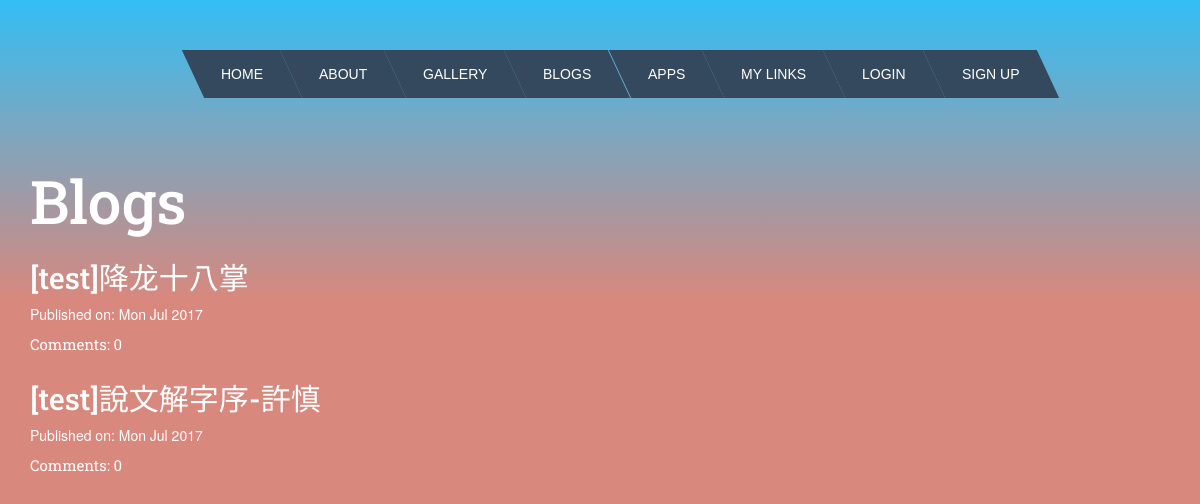
The page /blog/blog/ on the database its author committed.
### blog/models.py (models this page shows, shortened)
class Post(models.Model):
    author = models.ForeignKey('auth.User')
    title = models.CharField(max_length=200)
    text = models.TextField()
    created_date = models.DateTimeField(default = timezone.now)
    published_date = models.DateTimeField(blank=True, null = True)
    def approve_comments(self):
        return self.comments.filter(approved_comment = True)

### blog/views.py (the view)
class PostListView(ListView):
    model = Post
    def get_queryset(self):
        return Post.objects.filter(published_date__lte=timezone.now()).order_by('-published_date')

### blog/templates/blog/post_list.html
{% extends 'base.html' %}
{% block content %}
<h1 class="res1">Blogs</h1>
<div class="centerstage">
    {% for post in post_list %}
        <div class="post">
            <h1 ><a class="res2" href="{% url 'blog:post_detail' pk=post.pk %}">{{ post.title }}</a></h1>
            <div class="date">
                <p style="color:#ffffff">Published on: {{ post.published_date|date:"D M Y"}}</p>
            </div>
            <a class="res2" style="font-size: 15px" href="{% url 'blog:post_detail' pk=post.pk %}">Comments: {{ post.approve_comments.count }}</a>
        </div>
    {% endfor %}
</div>
{% endblock %}

### blog/static/CSS/blog.css (style rules this page uses)
.res1 { font-family: 'Roboto Slab', serif; font-size: 60px; color: #ffffff; }
.res2 { font-family: 'Roboto Slab', serif; font-size: 30px; color: #ffffff; }
.centerstage { margin-left: auto; margin-right: auto; }
* { box-sizing: border-box; }

### blog/static/CSS/blocknav.css (style rules this page uses)
html { height: 100%; }
body { margin: 0; padding: 0; height: 100%; background-color: #d8887d; background-image: -webkit-linear-gradient(top, #33bef4, transparent); background-image: -moz-linear-gradient(top, #33bef4, transparent); background-image: -o-linear-gradient(top, #33bef4, transparent); background-image: linear-gradient(to bottom, #33bef4, transparent); background-repeat:no-repeat; background-size:100% 300px; }

### rows shown on the page
Post: title "[test]降龙十八掌", published_date "Mon Jul 2017", approve_comments.count "0"
Post: title "[test]說文解字序-許慎", published_date "Mon Jul 2017", approve_comments.count "0"
